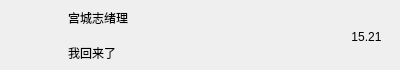
<?xml version="1.0" encoding="UTF-8"?>
<ui version="4.0">
 <class>ChatUserWidget</class>
 <widget class="QWidget" name="ChatUserWidget">
  <property name="geometry">
   <rect>
    <x>0</x>
    <y>0</y>
    <width>400</width>
    <height>70</height>
   </rect>
  </property>
  <property name="minimumSize">
   <size>
    <width>0</width>
    <height>70</height>
   </size>
  </property>
  <property name="maximumSize">
   <size>
    <width>16777215</width>
    <height>70</height>
   </size>
  </property>
  <property name="windowTitle">
   <string>Form</string>
  </property>
  <layout class="QHBoxLayout" name="horizontalLayout">
   <property name="spacing">
    <number>5</number>
   </property>
   <property name="leftMargin">
    <number>6</number>
   </property>
   <property name="topMargin">
    <number>2</number>
   </property>
   <property name="rightMargin">
    <number>6</number>
   </property>
   <property name="bottomMargin">
    <number>2</number>
   </property>
   <item>
    <widget class="QWidget" name="icon_widget" native="true">
     <property name="minimumSize">
      <size>
       <width>55</width>
       <height>55</height>
      </size>
     </property>
     <property name="maximumSize">
      <size>
       <width>55</width>
       <height>55</height>
      </size>
     </property>
     <layout class="QHBoxLayout" name="horizontalLayout_2">
      <property name="spacing">
       <number>0</number>
      </property>
      <property name="leftMargin">
       <number>0</number>
      </property>
      <property name="topMargin">
       <number>0</number>
      </property>
      <property name="rightMargin">
       <number>0</number>
      </property>
      <property name="bottomMargin">
       <number>0</number>
      </property>
      <item>
       <widget class="QLabel" name="icon_label">
        <property name="minimumSize">
         <size>
          <width>50</width>
          <height>50</height>
         </size>
        </property>
        <property name="maximumSize">
         <size>
          <width>50</width>
          <height>50</height>
         </size>
        </property>
        <property name="text">
         <string/>
        </property>
       </widget>
      </item>
     </layout>
    </widget>
   </item>
   <item>
    <widget class="QWidget" name="user_info_widget" native="true">
     <layout class="QVBoxLayout" name="verticalLayout">
      <property name="spacing">
       <number>7</number>
      </property>
      <property name="leftMargin">
       <number>2</number>
      </property>
      <property name="topMargin">
       <number>2</number>
      </property>
      <property name="rightMargin">
       <number>2</number>
      </property>
      <property name="bottomMargin">
       <number>2</number>
      </property>
      <item>
       <widget class="QLabel" name="user_name_label">
        <property name="text">
         <string>宫城志绪理</string>
        </property>
       </widget>
      </item>
      <item>
       <widget class="QLabel" name="user_chat_label">
        <property name="text">
         <string>我回来了</string>
        </property>
       </widget>
      </item>
     </layout>
    </widget>
   </item>
   <item>
    <widget class="QWidget" name="time_widget" native="true">
     <property name="minimumSize">
      <size>
       <width>55</width>
       <height>55</height>
      </size>
     </property>
     <property name="maximumSize">
      <size>
       <width>55</width>
       <height>55</height>
      </size>
     </property>
     <layout class="QHBoxLayout" name="horizontalLayout_3">
      <property name="spacing">
       <number>0</number>
      </property>
      <property name="leftMargin">
       <number>0</number>
      </property>
      <property name="topMargin">
       <number>5</number>
      </property>
      <property name="rightMargin">
       <number>0</number>
      </property>
      <property name="bottomMargin">
       <number>0</number>
      </property>
      <item>
       <widget class="QLabel" name="time_label">
        <property name="text">
         <string>15.21</string>
        </property>
        <property name="alignment">
         <set>Qt::AlignCenter</set>
        </property>
       </widget>
      </item>
     </layout>
    </widget>
   </item>
  </layout>
 </widget>
 <resources/>
 <connections/>
</ui>
